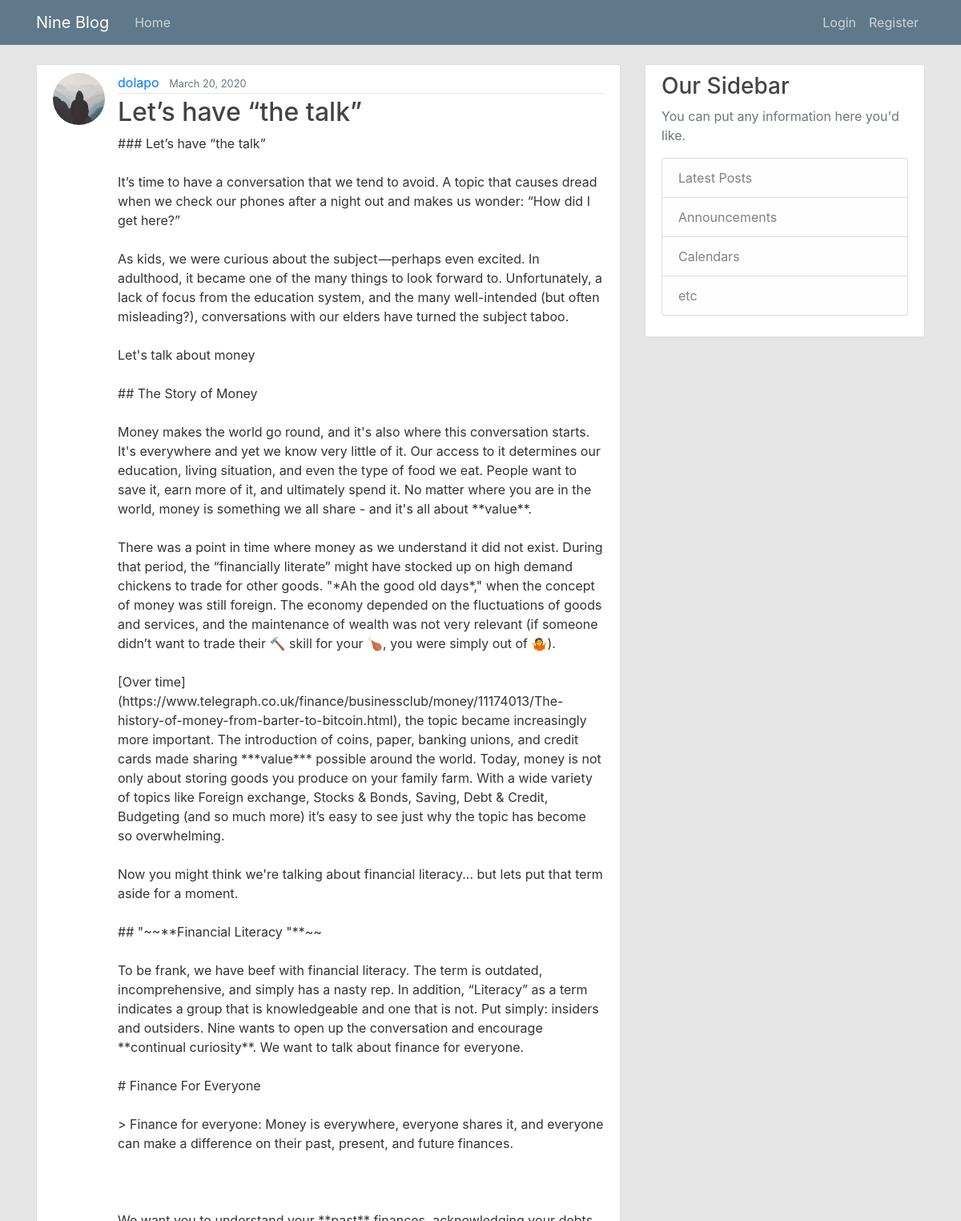
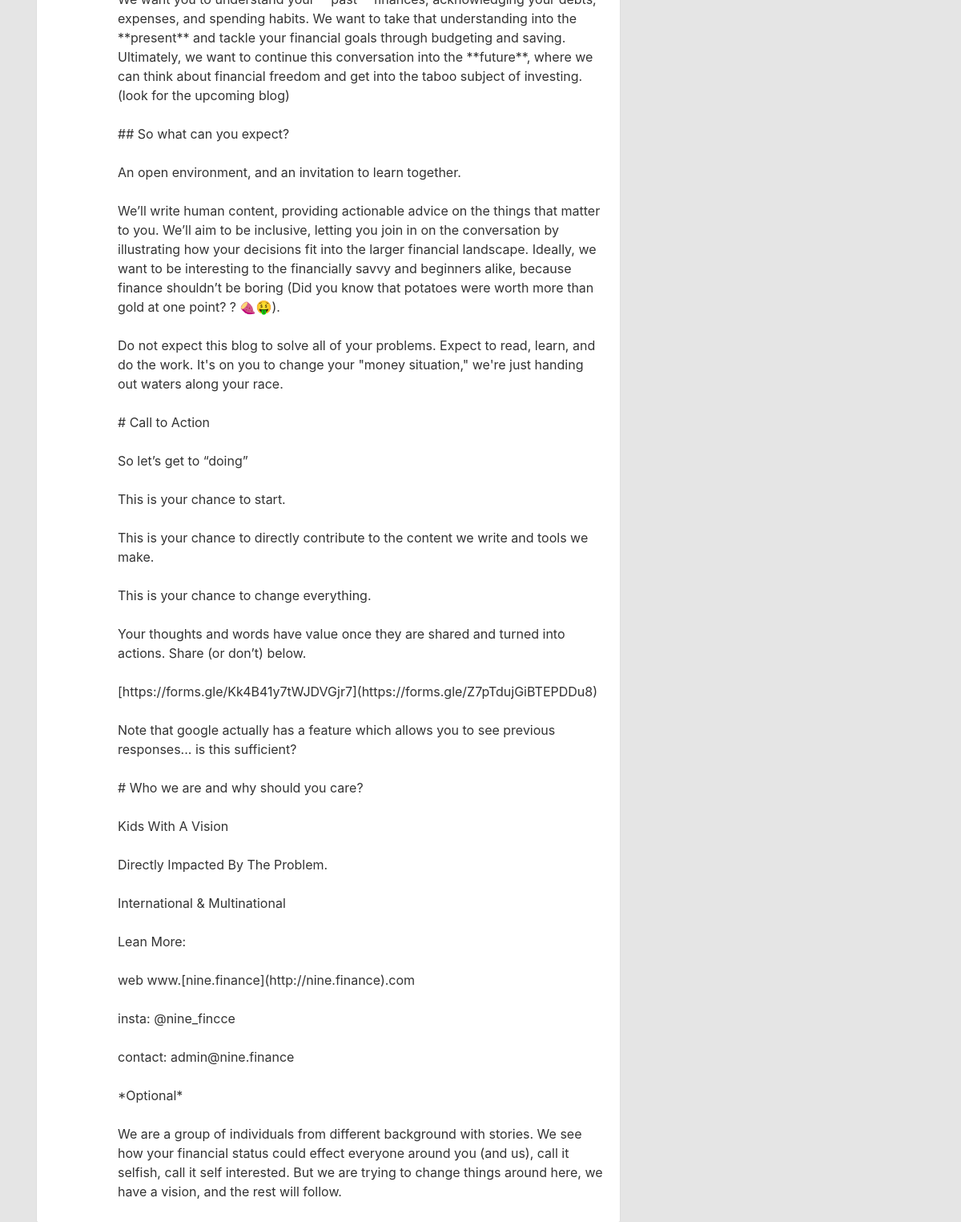
The page /post/19/ on the database its author committed (2 pictures, top to bottom).
### blog/models.py (models this page shows, shortened)
class post(models.Model):
    title=models.CharField(max_length=100)
    content=models.TextField()
    date=models.DateTimeField(default=timezone.now)
    author=models.ForeignKey(User, on_delete=models.CASCADE)

### users/models.py (models this page shows, shortened)
class profile(models.Model):
    user= models.OneToOneField(User, on_delete=models.CASCADE)
    image= models.ImageField(default='default.jpg', upload_to='profile_pics')

### blog/views.py (the view)
# urls.py: path('post/<int:pk>/', PostDetailView.as_view(), name="post-detail"),
class PostDetailView(DetailView):
    model= post

### templates/blog/post_detail.html (shortened to what this page needs)
{% extends "blog/base.html" %}
{% block content %}
        <article class="media content-section">
            <img class="rounded-circle article-img"src="{{ object.author.profile.image.url }}">
              <div class="media-body">
                <div class="article-metadata">
                  <a class="mr-2" href="{% url 'user-posts' object.author.username  %}">{{ object.author }}</a>
                  <small class="text-muted">{{ object.date|date:'F d, Y' }}</small>
                </div>
                <h2 class="article-title">{{ object.title }}</h2>
                <p class="article-content">{{ object.content }}</p>
              </div>
        </article>
{%endblock content%}

### blog/static/blog/main.css (style rules this page uses)
body { background: #E5E5E5; color: #333333; margin-top: 5rem; }
h1, h2, h3, h4, h5, h6 { color: #444444; }
.content-section { background: #ffffff; padding: 10px 20px; border: 1px solid #dddddd; border-radius: 3px; margin-bottom: 20px; }
.article-title { color: #444444; }
.article-content { white-space: pre-line; }
.article-img { height: 65px; width: 65px; margin-right: 16px; }
.article-metadata { padding-bottom: 1px; margin-bottom: 4px; border-bottom: 1px solid #e3e3e3 }

### rows shown on the page
post: author.profile.image (placeholder picture), author "dolapo", date "March 20, 2020", title "Let’s have “the talk”", content "### Let’s have “the talk” It’s time to have a conversation that we tend to avoid. A topic that causes dread when we check our phones after a night out and makes us wonder: “How did I get here?” As kids, we were curious about the subject —perhaps even excited. In adulthood, it became one of the many things to look forward to. Unfortunately, a lack of focus from the education system, and the many well-intended (but often misleading?), conversations with our elders have turned the subject taboo. Let's talk about money ## The Story of Money Money makes the world go round, and it's also where this conversation starts. It's everywhere and yet we know very little of it. Our access to it determines…"
